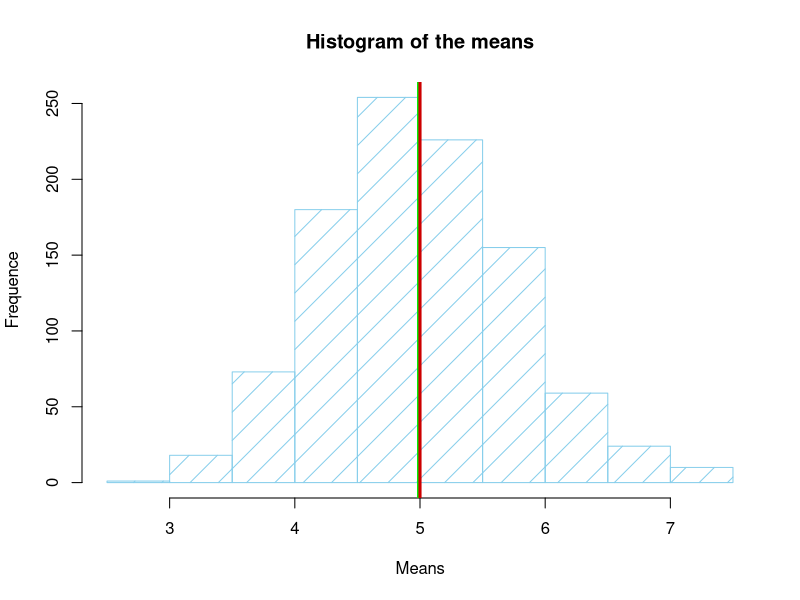
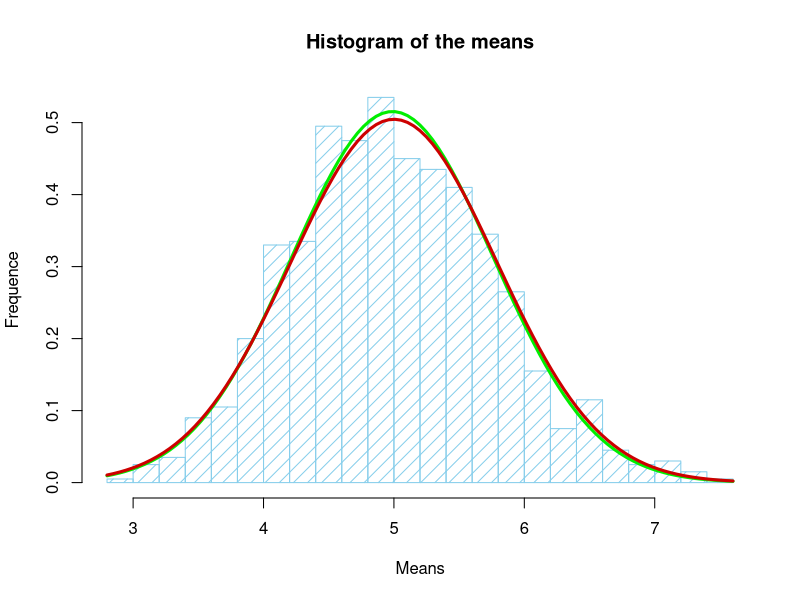

Write the R code that produced these figures, in order.
## ---- chunk 1
knitr::opts_chunk$set(echo = TRUE)
## ---- chunk 2
library(ggplot2)
set.seed(87310)
## ---- chunk 3
lambda <- 0.2
sampleSize <- 40 
simulationsCount <- 1000
simulations <- rexp(simulationsCount * sampleSize, rate = lambda)
simulationsMatrix <- matrix(simulations, simulationsCount, sampleSize)
## ---- chunk 4
simulationsMean <- rowMeans(simulationsMatrix)
sampleMean <- mean(simulationsMean)
theoreticalMean <- (1 / lambda)
## ---- chunk 5
hist(
  simulationsMean,
  xlab = "Means",
  ylab = "Frequence",
  main = "Histogram of the means",
  col = "skyblue",
  density = 5
)
abline(v = sampleMean, lwd = 3, col = "green2")
abline(v = theoreticalMean, lwd = 3, col = "red3")
## ---- chunk 6
theoreticalVariance <- ((1 / lambda) ^ 2) / sampleSize
sampleVariance <- var(simulationsMean)

## ---- chunk 7
hist(
  simulationsMean,
  xlab = "Means",
  ylab = "Frequence",
  main = "Histogram of the means",
  col = "skyblue",
  breaks = 20,
  prob = TRUE,
  density = 10
)

curve(
  dnorm(x, mean = sampleMean, sd = sqrt(sampleVariance)), 
  col = "green2", lwd = 3, add = TRUE
)
curve(
  dnorm(x, mean = theoreticalMean, sd = sqrt(theoreticalVariance)), 
  col = "red3", lwd = 3, add = TRUE
)
